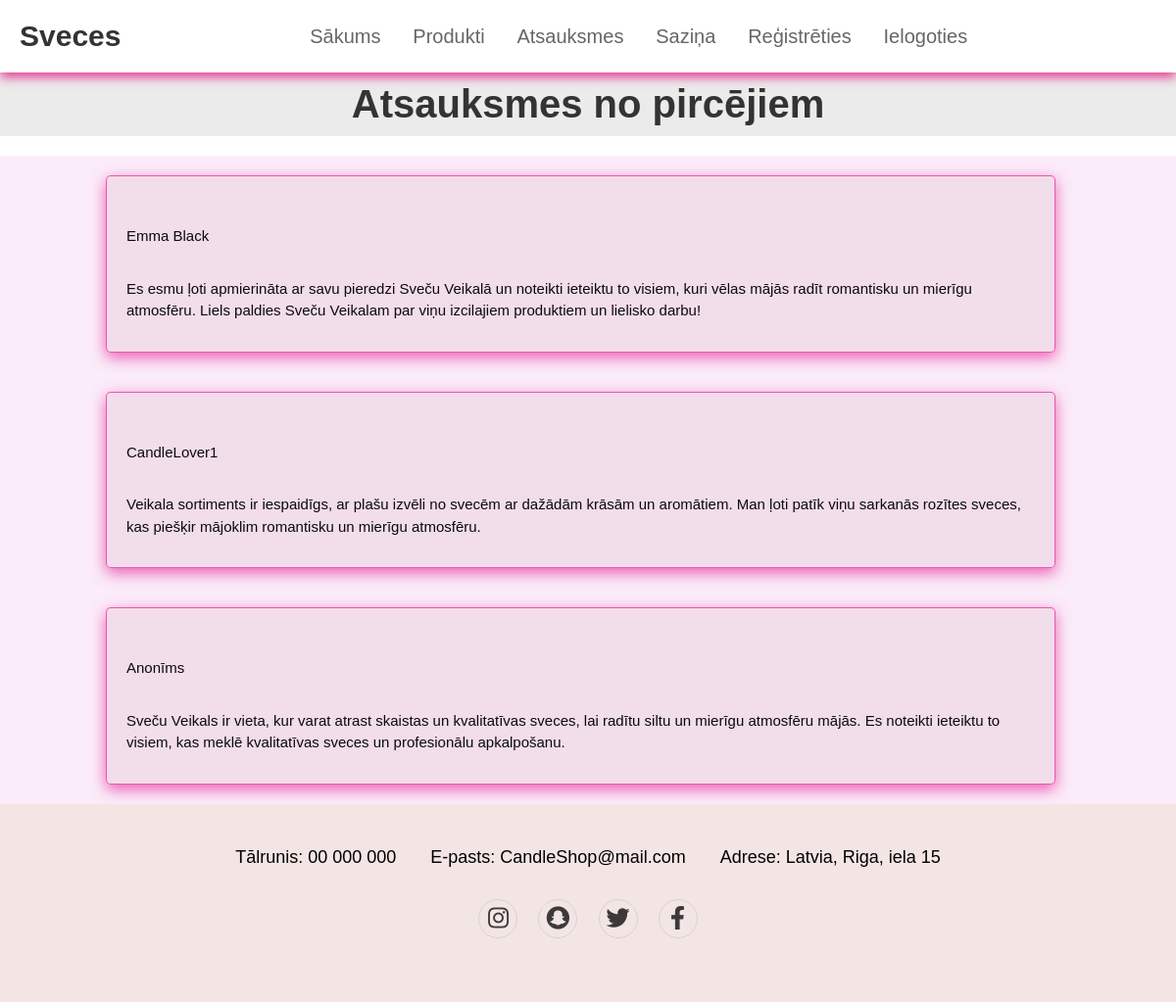
/review.php, run on the app's committed database.
### tables this page shows
CREATE TABLE `reviews` (
  `review_name` varchar(255) NOT NULL,
  `review_text` varchar(2555) NOT NULL,
  `write_num` int(11) NOT NULL
);

### review.php (the view)
<?php
include_once 'header.php';
?>
<h1 class="heading"> Atsauksmes no pircējiem </h1>
<?php
        $query = "SELECT * FROM reviews ORDER BY write_num DESC";
        $result = mysqli_query($conn, $query);
        if (mysqli_num_rows($result) > 0) {
            while($review = mysqli_fetch_assoc($result)) {
                echo '<section class="review" id="review">';
                echo '<div class="box-container">';
                echo '<div class="box">';
                echo '<div class="user">';
                echo ' <div class="user-info">';
                echo "<p>". $review["review_name"] . "</p>";
                echo '</div>';
                echo '</div>';
                echo '<br>';
                echo "<p>" . $review["review_text"] . "</p>";
                echo '</div>';
                echo '<br>';
                echo '</section>';
            }
        }
include_once 'footer.php';
?>

### style.css (style rules this page uses)
* { margin:0; padding:0; box-sizing: border-box; font-family: Verdana, Geneva, Tahoma, sans-serif; outline: none; border:none; text-decoration: none; text-transform: none; transition: .2s linear; }
html { font-size: 62.5%; scroll-behavior: smooth; scroll-padding-top: 6rem; overflow-x: hidden; }
section { padding:2rem 9%; }
.heading { text-align: center; font-size: 4rem; color:#333; padding:1rem; margin:2rem 0; margin-top: auto; background:rgba(223, 222, 223, 0.615); }
.review .box-container { display: flex; flex-wrap: wrap; gap:1.5rem; }
.review .box-container .box { flex:1 1 30rem; box-shadow: 0 .5rem 1.5rem rgba(230, 34, 151, 0.711); border-radius: .5rem; padding:3rem 2rem; position: relative; border:.1rem solid rgba(230, 34, 151, 0.711); background-color: #f0d8e6c1; }
.review .box-container .box p { color:#0b0b0b; font-size: 1.5rem; line-height: 1.5; padding-top: 2rem; }
.review { background-color: #f5d2f06e; }

### data on the page
reviews: review_name "Emma Black", review_text "Es esmu ļoti apmierināta ar savu pieredzi Sveču Veikalā un noteikti ieteiktu to visiem, kuri vēlas mājās radīt romantisku un mierīgu atmosfēru. Liels paldies Sveču Veikalam par viņu izcilajiem produktiem un lielisko darbu!"
reviews: review_name "CandleLover1", review_text "Veikala sortiments ir iespaidīgs, ar plašu izvēli no svecēm ar dažādām krāsām un aromātiem. Man ļoti patīk viņu sarkanās rozītes sveces, kas piešķir mājoklim romantisku un mierīgu atmosfēru."
reviews: review_name "Anonīms", review_text "Sveču Veikals ir vieta, kur varat atrast skaistas un kvalitatīvas sveces, lai radītu siltu un mierīgu atmosfēru mājās. Es noteikti ieteiktu to visiem, kas meklē kvalitatīvas sveces un profesionālu apkalpošanu."
